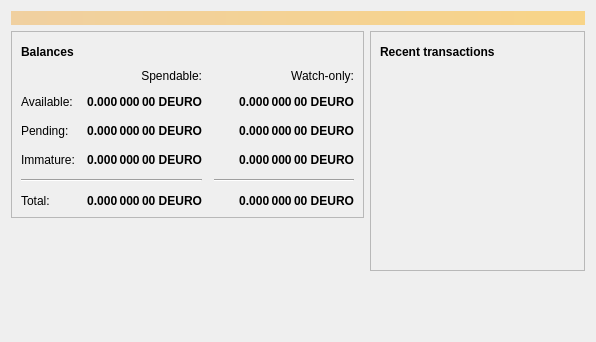
<?xml version="1.0" encoding="UTF-8"?>
<ui version="4.0">
 <class>OverviewPage</class>
 <widget class="QWidget" name="OverviewPage">
  <property name="geometry">
   <rect>
    <x>0</x>
    <y>0</y>
    <width>596</width>
    <height>342</height>
   </rect>
  </property>
  <property name="windowTitle">
   <string>Form</string>
  </property>
  <layout class="QVBoxLayout" name="topLayout">
   <item>
    <widget class="QLabel" name="labelAlerts">
     <property name="visible">
      <bool>false</bool>
     </property>
     <property name="styleSheet">
      <string notr="true">QLabel { background-color: qlineargradient(x1: 0, y1: 0, x2: 1, y2: 0, stop:0 #F0D0A0, stop:1 #F8D488); color:#000000; }</string>
     </property>
     <property name="wordWrap">
      <bool>true</bool>
     </property>
     <property name="margin">
      <number>3</number>
     </property>
     <property name="textInteractionFlags">
      <set>Qt::TextSelectableByMouse</set>
     </property>
    </widget>
   </item>
   <item>
    <layout class="QHBoxLayout" name="horizontalLayout" stretch="1,1">
     <item>
      <layout class="QVBoxLayout" name="verticalLayout_2">
       <item>
        <widget class="QFrame" name="frame">
         <property name="frameShape">
          <enum>QFrame::StyledPanel</enum>
         </property>
         <property name="frameShadow">
          <enum>QFrame::Raised</enum>
         </property>
         <layout class="QVBoxLayout" name="verticalLayout_4">
          <item>
           <layout class="QHBoxLayout" name="horizontalLayout_4">
            <item>
             <widget class="QLabel" name="label_5">
              <property name="font">
               <font>
                <weight>75</weight>
                <bold>true</bold>
               </font>
              </property>
              <property name="text">
               <string>Balances</string>
              </property>
             </widget>
            </item>
            <item>
             <widget class="QPushButton" name="labelWalletStatus">
              <property name="enabled">
               <bool>true</bool>
              </property>
              <property name="maximumSize">
               <size>
                <width>30</width>
                <height>16777215</height>
               </size>
              </property>
              <property name="toolTip">
               <string>The displayed information may be out of date. Your wallet automatically synchronizes with the Digitaleuro network after a connection is established, but this process has not completed yet.</string>
              </property>
              <property name="text">
               <string/>
              </property>
              <property name="icon">
               <iconset resource="../bitcoin.qrc">
                <normaloff>:/icons/warning</normaloff>
                <disabledoff>:/icons/warning</disabledoff>:/icons/warning</iconset>
              </property>
              <property name="iconSize">
               <size>
                <width>24</width>
                <height>24</height>
               </size>
              </property>
              <property name="flat">
               <bool>true</bool>
              </property>
             </widget>
            </item>
            <item>
             <spacer name="horizontalSpacer_3">
              <property name="orientation">
               <enum>Qt::Horizontal</enum>
              </property>
              <property name="sizeHint" stdset="0">
               <size>
                <width>40</width>
                <height>20</height>
               </size>
              </property>
             </spacer>
            </item>
           </layout>
          </item>
          <item>
           <layout class="QGridLayout" name="gridLayout">
            <property name="spacing">
             <number>12</number>
            </property>
            <item row="2" column="2">
             <widget class="QLabel" name="labelWatchPending">
              <property name="font">
               <font>
                <weight>75</weight>
                <bold>true</bold>
               </font>
              </property>
              <property name="cursor">
               <cursorShape>IBeamCursor</cursorShape>
              </property>
              <property name="toolTip">
               <string>Unconfirmed transactions to watch-only addresses</string>
              </property>
              <property name="text">
               <string notr="true">0.000 000 00 DEURO</string>
              </property>
              <property name="alignment">
               <set>Qt::AlignRight|Qt::AlignTrailing|Qt::AlignVCenter</set>
              </property>
              <property name="textInteractionFlags">
               <set>Qt::LinksAccessibleByMouse|Qt::TextSelectableByKeyboard|Qt::TextSelectableByMouse</set>
              </property>
             </widget>
            </item>
            <item row="2" column="1">
             <widget class="QLabel" name="labelUnconfirmed">
              <property name="font">
               <font>
                <weight>75</weight>
                <bold>true</bold>
               </font>
              </property>
              <property name="cursor">
               <cursorShape>IBeamCursor</cursorShape>
              </property>
              <property name="toolTip">
               <string>Total of transactions that have yet to be confirmed, and do not yet count toward the spendable balance</string>
              </property>
              <property name="text">
               <string notr="true">0.000 000 00 DEURO</string>
              </property>
              <property name="alignment">
               <set>Qt::AlignRight|Qt::AlignTrailing|Qt::AlignVCenter</set>
              </property>
              <property name="textInteractionFlags">
               <set>Qt::LinksAccessibleByMouse|Qt::TextSelectableByKeyboard|Qt::TextSelectableByMouse</set>
              </property>
             </widget>
            </item>
            <item row="3" column="2">
             <widget class="QLabel" name="labelWatchImmature">
              <property name="font">
               <font>
                <weight>75</weight>
                <bold>true</bold>
               </font>
              </property>
              <property name="cursor">
               <cursorShape>IBeamCursor</cursorShape>
              </property>
              <property name="toolTip">
               <string>Mined balance in watch-only addresses that has not yet matured</string>
              </property>
              <property name="text">
               <string notr="true">0.000 000 00 DEURO</string>
              </property>
              <property name="alignment">
               <set>Qt::AlignRight|Qt::AlignTrailing|Qt::AlignVCenter</set>
              </property>
              <property name="textInteractionFlags">
               <set>Qt::LinksAccessibleByMouse|Qt::TextSelectableByKeyboard|Qt::TextSelectableByMouse</set>
              </property>
             </widget>
            </item>
            <item row="4" column="0" colspan="2">
             <widget class="Line" name="line">
              <property name="orientation">
               <enum>Qt::Horizontal</enum>
              </property>
             </widget>
            </item>
            <item row="4" column="2">
             <widget class="Line" name="lineWatchBalance">
              <property name="sizePolicy">
               <sizepolicy hsizetype="Preferred" vsizetype="Fixed">
                <horstretch>0</horstretch>
                <verstretch>0</verstretch>
               </sizepolicy>
              </property>
              <property name="minimumSize">
               <size>
                <width>140</width>
                <height>0</height>
               </size>
              </property>
              <property name="orientation">
               <enum>Qt::Horizontal</enum>
              </property>
             </widget>
            </item>
            <item row="5" column="0">
             <widget class="QLabel" name="labelTotalText">
              <property name="text">
               <string>Total:</string>
              </property>
             </widget>
            </item>
            <item row="3" column="1">
             <widget class="QLabel" name="labelImmature">
              <property name="font">
               <font>
                <weight>75</weight>
                <bold>true</bold>
               </font>
              </property>
              <property name="cursor">
               <cursorShape>IBeamCursor</cursorShape>
              </property>
              <property name="toolTip">
               <string>Mined balance that has not yet matured</string>
              </property>
              <property name="text">
               <string notr="true">0.000 000 00 DEURO</string>
              </property>
              <property name="alignment">
               <set>Qt::AlignRight|Qt::AlignTrailing|Qt::AlignVCenter</set>
              </property>
              <property name="textInteractionFlags">
               <set>Qt::LinksAccessibleByMouse|Qt::TextSelectableByKeyboard|Qt::TextSelectableByMouse</set>
              </property>
             </widget>
            </item>
            <item row="2" column="3">
             <spacer name="horizontalSpacer_2">
              <property name="orientation">
               <enum>Qt::Horizontal</enum>
              </property>
              <property name="sizeHint" stdset="0">
               <size>
                <width>40</width>
                <height>20</height>
               </size>
              </property>
             </spacer>
            </item>
            <item row="3" column="0">
             <widget class="QLabel" name="labelImmatureText">
              <property name="text">
               <string>Immature:</string>
              </property>
             </widget>
            </item>
            <item row="5" column="1">
             <widget class="QLabel" name="labelTotal">
              <property name="font">
               <font>
                <weight>75</weight>
                <bold>true</bold>
               </font>
              </property>
              <property name="cursor">
               <cursorShape>IBeamCursor</cursorShape>
              </property>
              <property name="toolTip">
               <string>Your current total balance</string>
              </property>
              <property name="text">
               <string notr="true">0.000 000 00 DEURO</string>
              </property>
              <property name="alignment">
               <set>Qt::AlignRight|Qt::AlignTrailing|Qt::AlignVCenter</set>
              </property>
              <property name="textInteractionFlags">
               <set>Qt::LinksAccessibleByMouse|Qt::TextSelectableByKeyboard|Qt::TextSelectableByMouse</set>
              </property>
             </widget>
            </item>
            <item row="5" column="2">
             <widget class="QLabel" name="labelWatchTotal">
              <property name="font">
               <font>
                <weight>75</weight>
                <bold>true</bold>
               </font>
              </property>
              <property name="cursor">
               <cursorShape>IBeamCursor</cursorShape>
              </property>
              <property name="toolTip">
               <string>Current total balance in watch-only addresses</string>
              </property>
              <property name="text">
               <string notr="true">0.000 000 00 DEURO</string>
              </property>
              <property name="alignment">
               <set>Qt::AlignRight|Qt::AlignTrailing|Qt::AlignVCenter</set>
              </property>
              <property name="textInteractionFlags">
               <set>Qt::LinksAccessibleByMouse|Qt::TextSelectableByKeyboard|Qt::TextSelectableByMouse</set>
              </property>
             </widget>
            </item>
            <item row="0" column="2">
             <widget class="QLabel" name="labelWatchonly">
              <property name="text">
               <string>Watch-only:</string>
              </property>
              <property name="alignment">
               <set>Qt::AlignRight|Qt::AlignTrailing|Qt::AlignVCenter</set>
              </property>
             </widget>
            </item>
            <item row="1" column="0">
             <widget class="QLabel" name="labelBalanceText">
              <property name="text">
               <string>Available:</string>
              </property>
             </widget>
            </item>
            <item row="1" column="1">
             <widget class="QLabel" name="labelBalance">
              <property name="font">
               <font>
                <weight>75</weight>
                <bold>true</bold>
               </font>
              </property>
              <property name="cursor">
               <cursorShape>IBeamCursor</cursorShape>
              </property>
              <property name="toolTip">
               <string>Your current spendable balance</string>
              </property>
              <property name="text">
               <string notr="true">0.000 000 00 DEURO</string>
              </property>
              <property name="alignment">
               <set>Qt::AlignRight|Qt::AlignTrailing|Qt::AlignVCenter</set>
              </property>
              <property name="textInteractionFlags">
               <set>Qt::LinksAccessibleByMouse|Qt::TextSelectableByKeyboard|Qt::TextSelectableByMouse</set>
              </property>
             </widget>
            </item>
            <item row="1" column="2">
             <widget class="QLabel" name="labelWatchAvailable">
              <property name="font">
               <font>
                <weight>75</weight>
                <bold>true</bold>
               </font>
              </property>
              <property name="cursor">
               <cursorShape>IBeamCursor</cursorShape>
              </property>
              <property name="toolTip">
               <string>Your current balance in watch-only addresses</string>
              </property>
              <property name="text">
               <string notr="true">0.000 000 00 DEURO</string>
              </property>
              <property name="alignment">
               <set>Qt::AlignRight|Qt::AlignTrailing|Qt::AlignVCenter</set>
              </property>
              <property name="textInteractionFlags">
               <set>Qt::LinksAccessibleByMouse|Qt::TextSelectableByKeyboard|Qt::TextSelectableByMouse</set>
              </property>
             </widget>
            </item>
            <item row="2" column="0">
             <widget class="QLabel" name="labelPendingText">
              <property name="text">
               <string>Pending:</string>
              </property>
             </widget>
            </item>
            <item row="0" column="1">
             <widget class="QLabel" name="labelSpendable">
              <property name="text">
               <string>Spendable:</string>
              </property>
              <property name="alignment">
               <set>Qt::AlignRight|Qt::AlignTrailing|Qt::AlignVCenter</set>
              </property>
             </widget>
            </item>
           </layout>
          </item>
         </layout>
        </widget>
       </item>
       <item>
        <spacer name="verticalSpacer">
         <property name="orientation">
          <enum>Qt::Vertical</enum>
         </property>
         <property name="sizeHint" stdset="0">
          <size>
           <width>20</width>
           <height>40</height>
          </size>
         </property>
        </spacer>
       </item>
      </layout>
     </item>
     <item>
      <layout class="QVBoxLayout" name="verticalLayout_3">
       <item>
        <widget class="QFrame" name="frame_2">
         <property name="frameShape">
          <enum>QFrame::StyledPanel</enum>
         </property>
         <property name="frameShadow">
          <enum>QFrame::Raised</enum>
         </property>
         <layout class="QVBoxLayout" name="verticalLayout">
          <item>
           <layout class="QHBoxLayout" name="horizontalLayout_2">
            <item>
             <widget class="QLabel" name="label_4">
              <property name="font">
               <font>
                <weight>75</weight>
                <bold>true</bold>
               </font>
              </property>
              <property name="text">
               <string>Recent transactions</string>
              </property>
             </widget>
            </item>
            <item>
             <widget class="QPushButton" name="labelTransactionsStatus">
              <property name="enabled">
               <bool>true</bool>
              </property>
              <property name="maximumSize">
               <size>
                <width>30</width>
                <height>16777215</height>
               </size>
              </property>
              <property name="toolTip">
               <string>The displayed information may be out of date. Your wallet automatically synchronizes with the Digitaleuro network after a connection is established, but this process has not completed yet.</string>
              </property>
              <property name="text">
               <string/>
              </property>
              <property name="icon">
               <iconset resource="../bitcoin.qrc">
                <normaloff>:/icons/warning</normaloff>
                <disabledoff>:/icons/warning</disabledoff>:/icons/warning</iconset>
              </property>
              <property name="iconSize">
               <size>
                <width>24</width>
                <height>24</height>
               </size>
              </property>
              <property name="flat">
               <bool>true</bool>
              </property>
             </widget>
            </item>
            <item>
             <spacer name="horizontalSpacer">
              <property name="orientation">
               <enum>Qt::Horizontal</enum>
              </property>
              <property name="sizeHint" stdset="0">
               <size>
                <width>40</width>
                <height>20</height>
               </size>
              </property>
             </spacer>
            </item>
           </layout>
          </item>
          <item>
           <widget class="QListView" name="listTransactions">
            <property name="styleSheet">
             <string notr="true">QListView { background: transparent; }</string>
            </property>
            <property name="frameShape">
             <enum>QFrame::NoFrame</enum>
            </property>
            <property name="verticalScrollBarPolicy">
             <enum>Qt::ScrollBarAlwaysOff</enum>
            </property>
            <property name="horizontalScrollBarPolicy">
             <enum>Qt::ScrollBarAlwaysOff</enum>
            </property>
            <property name="selectionMode">
             <enum>QAbstractItemView::NoSelection</enum>
            </property>
           </widget>
          </item>
         </layout>
        </widget>
       </item>
       <item>
        <spacer name="verticalSpacer_2">
         <property name="orientation">
          <enum>Qt::Vertical</enum>
         </property>
         <property name="sizeHint" stdset="0">
          <size>
           <width>20</width>
           <height>40</height>
          </size>
         </property>
        </spacer>
       </item>
      </layout>
     </item>
    </layout>
   </item>
  </layout>
 </widget>
 <resources/>
 <connections/>
</ui>
